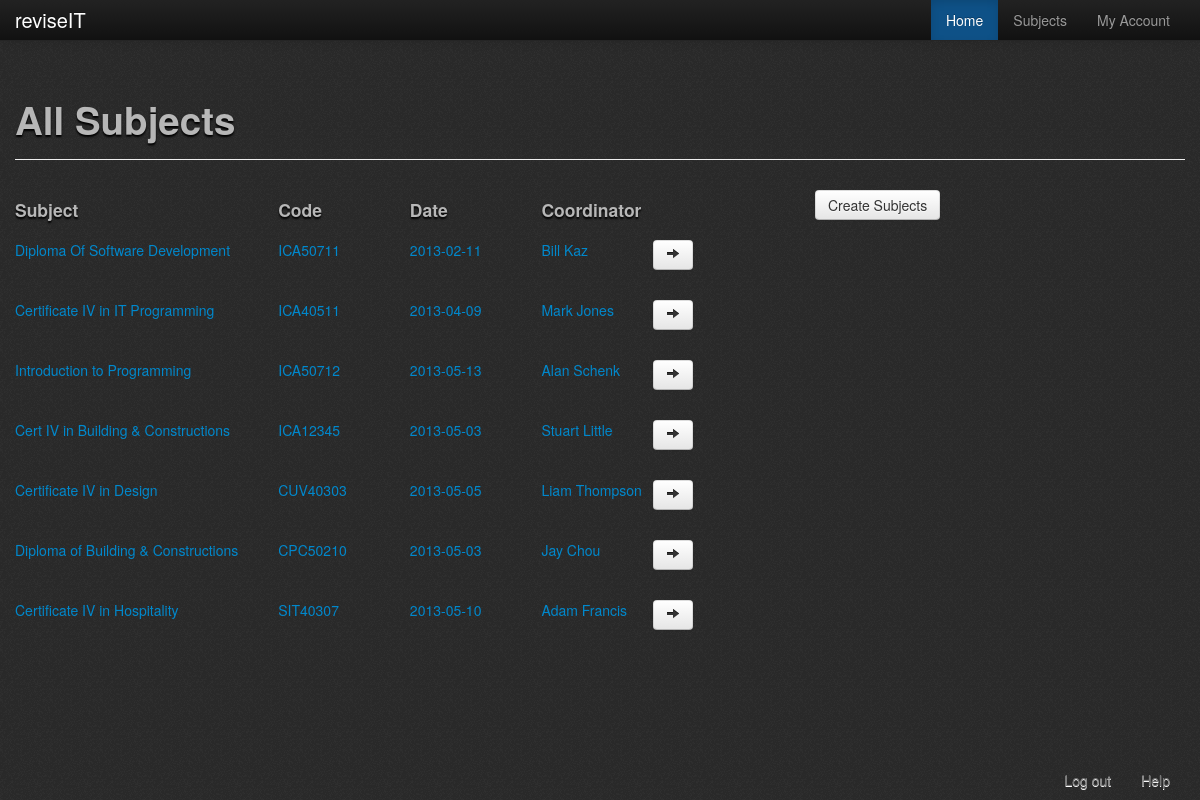
The app's page /php/subjects/all_Subjects.php (signed in) with its own data.
### tables this page shows
CREATE TABLE `subject` (
  `SubjectID` int(11) NOT NULL AUTO_INCREMENT,
  `SubjectCode` varchar(50) NOT NULL,
  `SubjectName` varchar(50) NOT NULL,
  `UserID` int(11) NOT NULL,
  `Dateupdated` date NOT NULL,
  PRIMARY KEY (`SubjectID`),
  KEY `FK_subject` (`UserID`)
);

CREATE TABLE `users` (
  `UserID` int(11) NOT NULL AUTO_INCREMENT,
  `fName` varchar(50) NOT NULL,
  `lName` varchar(50) NOT NULL,
  `username` varchar(50) NOT NULL,
  `password` varchar(50) NOT NULL,
  `role` int(1) NOT NULL COMMENT '1 = Admin, 2 = Coordinator, 3 = Teacher, 4 = Student',
  `locked` tinyint(1) NOT NULL COMMENT '0 = unlocked, 1 = locked',
  PRIMARY KEY (`UserID`)
);

### php/subjects/subjects.php (the view, shortened to what this page needs)
<?php
	include '../getConnection.php';
	$userRole = $_SESSION['Role'];
	try
	{
		if($userRole == 1)
		{
			$result = $db->prepare("SELECT * FROM subject, users WHERE subject.UserID = users.UserID");
			$result->execute();
		}
		if($userRole == 1)
		{
			echo "<div class='span8 bootstro' data-bootstro-placement='bottom' data-bootstro-title='List of subjects' data-bootstro-content='You may click on one of these links to go to the topics page that is associated with the selected subject.'>";
				echo "<div class='row-fluid'>";
					echo "<div class='span4'><h4>Subject</h4></div>";
					echo "<div class='span2'><h4>Code</h4></div>";
					echo "<div class='span2'><h4>Date</h4></div>";
					echo "<div class='span2'><h4>Coordinator</h4></div>";
					echo "<div class='span2'>&nbsp</div>";
				echo "</div>";
					while($row = $result->fetch(PDO::FETCH_ASSOC))
					{
						$subjectID = $row['SubjectID'];
						echo "<div class='row-fluid'>";
							echo "<a href='../topics/viewTopic.php?ID=".$row['SubjectID']."'>";
									echo "<div class='span4'>".$row['SubjectName']."</div>";
									echo "<div class='span2'>".$row['SubjectCode']."</div>";
									echo "<div class='span2'>".$row['Dateupdated']."</div>";
									echo "<div class='span2'>".$row['fName']." ".$row['lName']."</div>";
							echo "</a>";
							echo "<a rel='popover' data-content='<a class=".'btn'." name=".'edit_Subject'." data-toggle=".'collapse'." data-target=".'#editSub'.$subjectID.''.">Edit</a><a href=".'delete_subject.php?DELETEID='.$subjectID.''." class=".'btn'." name=".'delete_Subject'." value=".$subjectID.">Delete</a>' class='btn popups' data-toggle='popover'><i class='icon-arrow-right'></i></a>";
						echo "</div>";
					}
			echo "</div>";
		}
	}
	catch(PDOException $e)
	{
		echo $e->getMessage();
	}
?>

### records on screen
subject: SubjectName "Diploma Of Software Development", SubjectCode "ICA50711", Dateupdated "2013-02-11", UserID.fName "Bill", UserID.lName "Kaz", $subjectID 1 (drawn)
subject: SubjectName "Certificate IV in IT Programming", SubjectCode "ICA40511", Dateupdated "2013-04-09", UserID.fName "Mark", UserID.lName "Jones", $subjectID 2 (drawn)
subject: SubjectName "Introduction to Programming", SubjectCode "ICA50712", Dateupdated "2013-05-13", UserID.fName "Alan", UserID.lName "Schenk", $subjectID 3 (drawn)
subject: SubjectName "Cert IV in Building & Constructions", SubjectCode "ICA12345", Dateupdated "2013-05-03", UserID.fName "Stuart", UserID.lName "Little", $subjectID 4 (drawn)
subject: SubjectName "Certificate IV in Design", SubjectCode "CUV40303", Dateupdated "2013-05-05", UserID.fName "Liam", UserID.lName "Thompson", $subjectID 5 (drawn)
subject: SubjectName "Diploma of Building & Constructions", SubjectCode "CPC50210", Dateupdated "2013-05-03", UserID.fName "Jay", UserID.lName "Chou", $subjectID 6 (drawn)
subject: SubjectName "Certificate IV in Hospitality", SubjectCode "SIT40307", Dateupdated "2013-05-10", UserID.fName "Adam", UserID.lName "Francis", $subjectID 7 (drawn)
